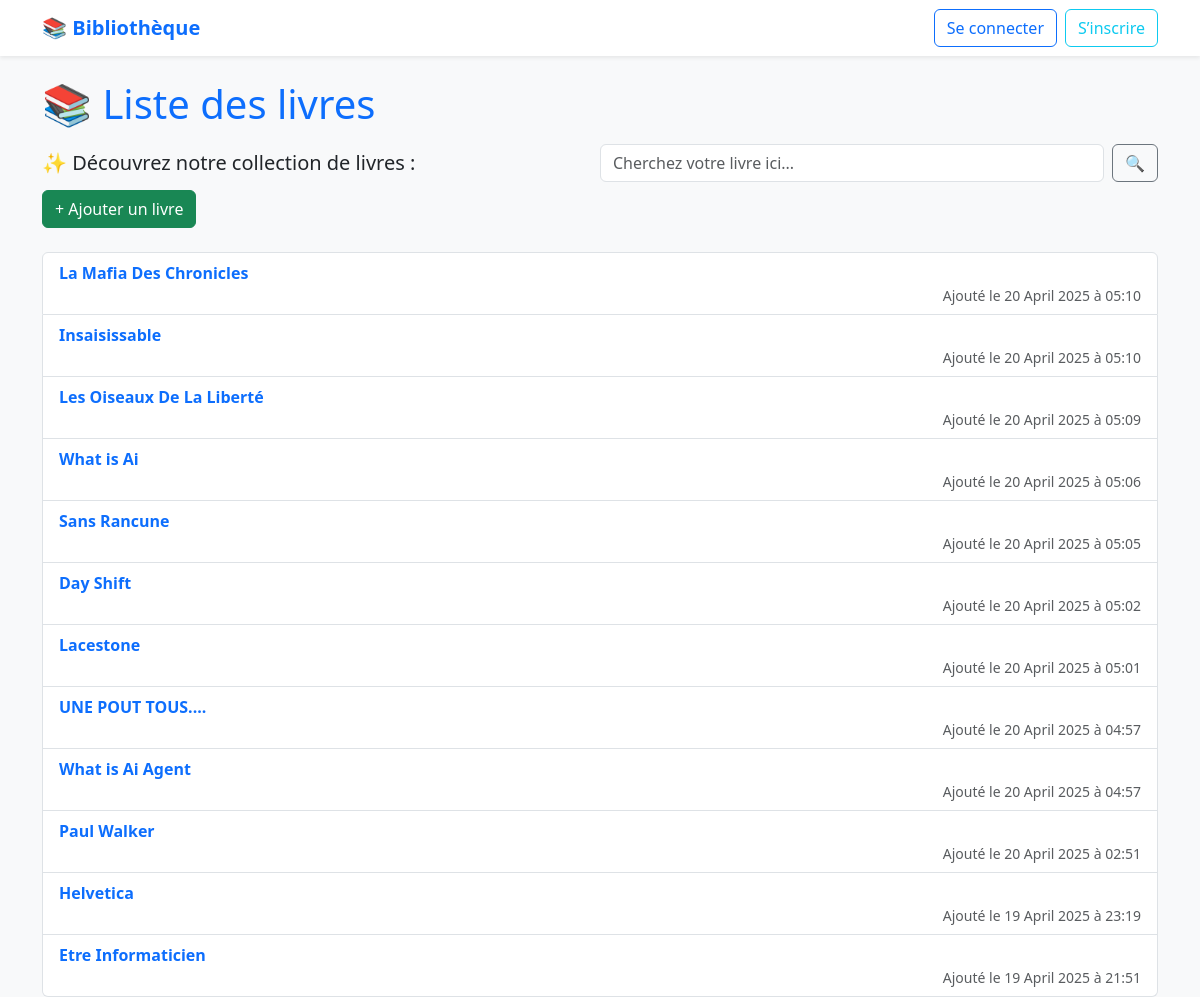
The page / on the database its author committed.
### bibliotheque/models.py (models this page shows, shortened)
class Livre(models.Model):
    titre = models.CharField(
        max_length=200,
        verbose_name="Titre du livre",
        help_text="Entrez le titre complet du livre"
    )
    auteur = models.CharField(
        max_length=100,
        verbose_name="Auteur",
        help_text="Nom complet de l'auteur"
    )
    isbn = models.CharField(
        max_length=13,
        verbose_name="ISBN",
        help_text="Numéro ISBN à 13 chiffres"
    )
    date_publication = models.DateField(
        verbose_name="Date de publication",
        help_text="Choisissez la date de publication"
    )
    ajout_par = models.ForeignKey(User, on_delete=models.CASCADE)
    date_ajout = models.DateTimeField(auto_now_add=True)

### bibliotheque/views.py (the view)
# urls.py: path('', liste_livres, name='liste_livres'),
def liste_livres(request):
    query = request.GET.get('q')
    if query:
        livres = Livre.objects.filter(titre__icontains=query).order_by('-date_ajout')
    else:
        livres = Livre.objects.all().order_by('-date_ajout')
    return render(request, 'bibliotheque/liste_livres.html', {'livres': livres})

### bibliotheque/templates/bibliotheque/liste_livres.html (shortened to what this page needs)
<!DOCTYPE html>
<html lang="fr">
<head>
  <link href="https://cdn.jsdelivr.net/npm/bootstrap@5.3.3/dist/css/bootstrap.min.css" rel="stylesheet">
</head>
<body class="bg-light">
  <nav class="navbar navbar-expand-lg navbar-light bg-white shadow-sm mb-4">
    <div class="container">
      <a class="navbar-brand text-primary fw-bold" href="{% url 'liste_livres' %}">📚 Bibliothèque</a>
      <div class="d-flex gap-2 ms-auto">
        {% if user.is_authenticated %}
        <form action="{% url 'logout' %}" method="post" style="display:inline;">
          {% csrf_token %}
          <button type="submit" class="btn btn-outline-danger btn-hover-move">Se déconnecter</button>
        </form>
        {% else %}
        <a href="{% url 'login' %}" class="btn btn-outline-primary btn-hover-move">Se connecter</a>
        <a href="{% url 'signup' %}" class="btn btn-outline-info btn-hover-move">S’inscrire</a>
        {% endif %}
      </div>
    </div>
  </nav>
  <div class="container">
    <h1 class="text-primary mb-3">📚 Liste des livres</h1>
    <div class="d-flex justify-content-between align-items-center mb-4 flex-wrap gap-2">
      <p class="lead mb-0 me-3">✨ Découvrez notre collection de livres :</p>
      <form method="get" class="d-flex align-items-center w-50">
        <input type="text" name="q" value="{{ request.GET.q }}" class="form-control me-2"
          placeholder="Cherchez votre livre ici...">
        <button type="submit" class="btn btn-outline-secondary">🔍</button>
      </form>
      <a href="{% url 'creer_livre' %}" class="btn btn-success btn-hover-move">+ Ajouter un livre</a>
    </div>
    {% if livres %}
    <ul class="list-group">
      {% for livre in livres %}
      <li class="list-group-item">
        <a href="{% url 'livre_detail' pk=livre.pk %}" class="text-decoration-none fw-bold d-block">
          {{ livre.titre }}
        </a>
        <small class="text-muted d-block text-end">Ajouté le {{ livre.date_ajout|date:"d F Y à H:i" }}</small>
      </li>
      {% endfor %}
    </ul>
    {% endif %}
  </div>
</body>
</html>

### rows shown on the page
Livre: titre "La Mafia Des Chronicles", date_ajout "20 April 2025 à 05:10"
Livre: titre "Insaisissable", date_ajout "20 April 2025 à 05:10"
Livre: titre "Les Oiseaux De La Liberté", date_ajout "20 April 2025 à 05:09"
Livre: titre "What is Ai", date_ajout "20 April 2025 à 05:06"
Livre: titre "Sans Rancune", date_ajout "20 April 2025 à 05:05"
Livre: titre "Day Shift", date_ajout "20 April 2025 à 05:02"
Livre: titre "Lacestone", date_ajout "20 April 2025 à 05:01"
Livre: titre "UNE POUT TOUS....", date_ajout "20 April 2025 à 04:57"
Livre: titre "What is Ai Agent", date_ajout "20 April 2025 à 04:57"
Livre: titre "Paul Walker", date_ajout "20 April 2025 à 02:51"
Livre: titre "Helvetica", date_ajout "19 April 2025 à 23:19"
Livre: titre "Etre Informaticien", date_ajout "19 April 2025 à 21:51"
